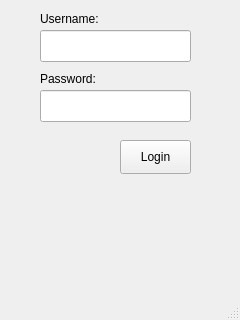
<?xml version="1.0" encoding="UTF-8"?>
<ui version="4.0">
 <class>MainWindow</class>
 <widget class="QMainWindow" name="MainWindow">
  <property name="geometry">
   <rect>
    <x>0</x>
    <y>0</y>
    <width>240</width>
    <height>320</height>
   </rect>
  </property>
  <property name="windowTitle">
   <string>Login</string>
  </property>
  <widget class="QWidget" name="centralwidget">
   <widget class="QLineEdit" name="lineEdit">
    <property name="geometry">
     <rect>
      <x>40</x>
      <y>30</y>
      <width>151</width>
      <height>32</height>
     </rect>
    </property>
   </widget>
   <widget class="QLineEdit" name="lineEdit_2">
    <property name="geometry">
     <rect>
      <x>40</x>
      <y>90</y>
      <width>151</width>
      <height>32</height>
     </rect>
    </property>
   </widget>
   <widget class="QPushButton" name="pushButton">
    <property name="geometry">
     <rect>
      <x>120</x>
      <y>140</y>
      <width>71</width>
      <height>34</height>
     </rect>
    </property>
    <property name="text">
     <string>Login</string>
    </property>
   </widget>
   <widget class="QLabel" name="label">
    <property name="geometry">
     <rect>
      <x>40</x>
      <y>70</y>
      <width>81</width>
      <height>18</height>
     </rect>
    </property>
    <property name="text">
     <string>Password:</string>
    </property>
   </widget>
   <widget class="QLabel" name="label_2">
    <property name="geometry">
     <rect>
      <x>40</x>
      <y>10</y>
      <width>81</width>
      <height>18</height>
     </rect>
    </property>
    <property name="text">
     <string>Username:</string>
    </property>
   </widget>
  </widget>
  <widget class="QStatusBar" name="statusbar"/>
 </widget>
 <resources/>
 <connections/>
</ui>
